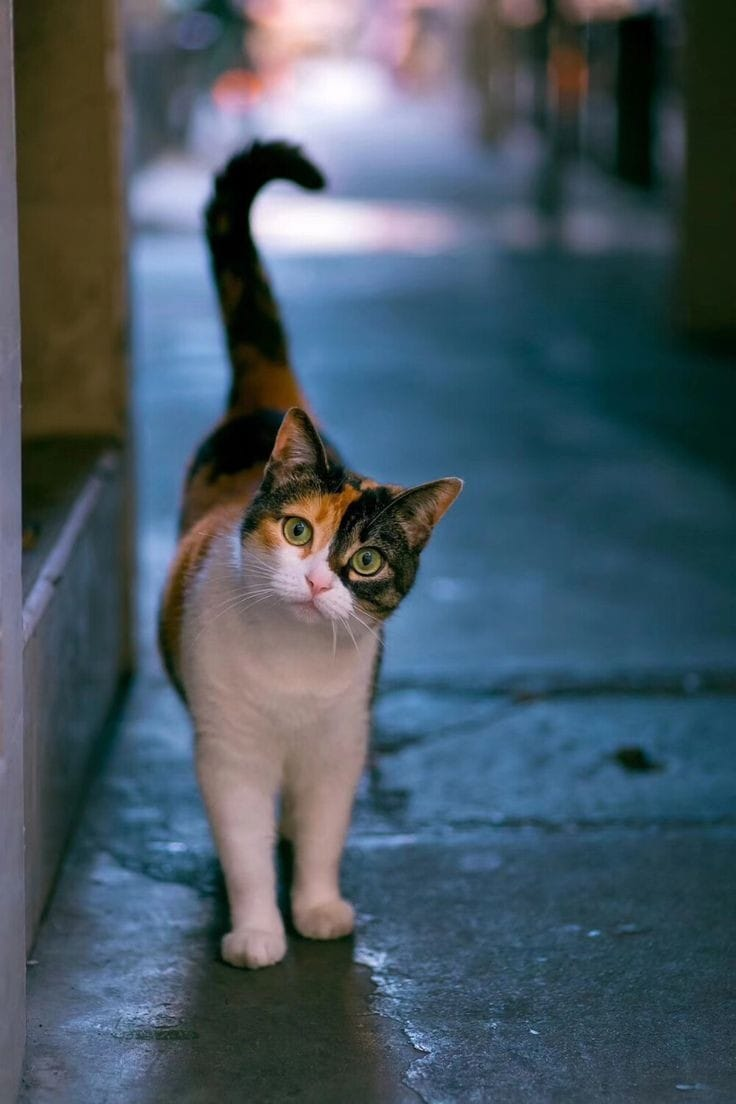
#> input picture Image to Pencil Sketch using Python/cat.jpg, 736 x 1104 px
$ jupyter execute Image_to_Pencil_Sketch_with_Python.ipynb
#> lines starting #> are read from the running program, lines starting #| are printed output that depends on the picture
# LGM Virtual Internship Program

## Task #4 : Image to Pencil Sketch with Python

### Beginner Level project

# Name : Amaan Ali

### First I have imported all the required libraries

[cell 1]
import numpy as np
import cv2
from PIL import Image
from IPython.display import display

### Here I am importing an Image to be converted to a Sketch

[cell 2]
from google.colab import files

# Upload the image file
uploaded = files.upload()
#> the answer given: cat.jpg

[cell 3]
import cv2
from google.colab.patches import cv2_imshow
img  = cv2.imread("cat.jpg")
#> img is the input picture: shape (1104, 736, 3); mean B, G, R 98.9, 87.7, 71.5
img = cv2.resize(img,(640,1334))
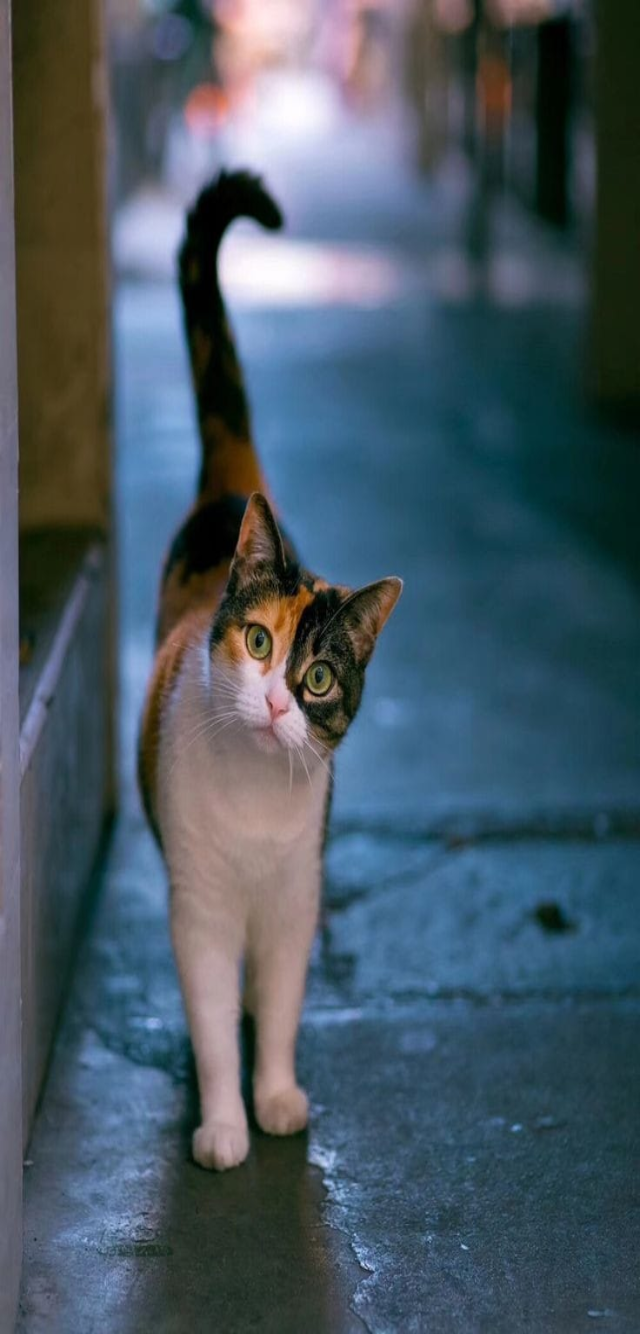
#> img: shape (1334, 640, 3); mean B, G, R 98.8, 87.6, 71.4
rgb_img =  cv2.cvtColor(img, cv2.COLOR_BGR2RGB)
display(Image.fromarray(rgb_img))

### Now I am converting that image to a greyscale

[cell 4]
greyscale_img =  cv2.cvtColor(img, cv2.COLOR_BGR2GRAY)
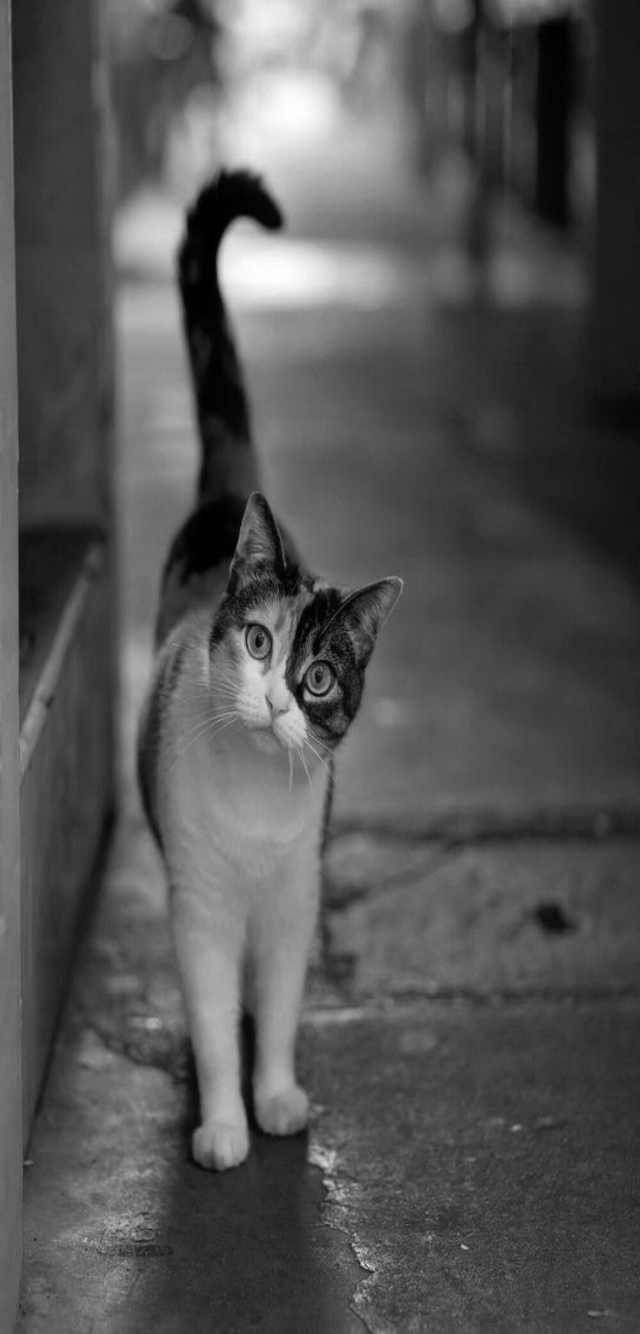
#> greyscale_img: shape (1334, 640); min 0, max 254, mean 84
display(Image.fromarray(greyscale_img))

### Now I am turning that Greyscale into Negative

[cell 5]
neg_img = cv2.bitwise_not(greyscale_img)
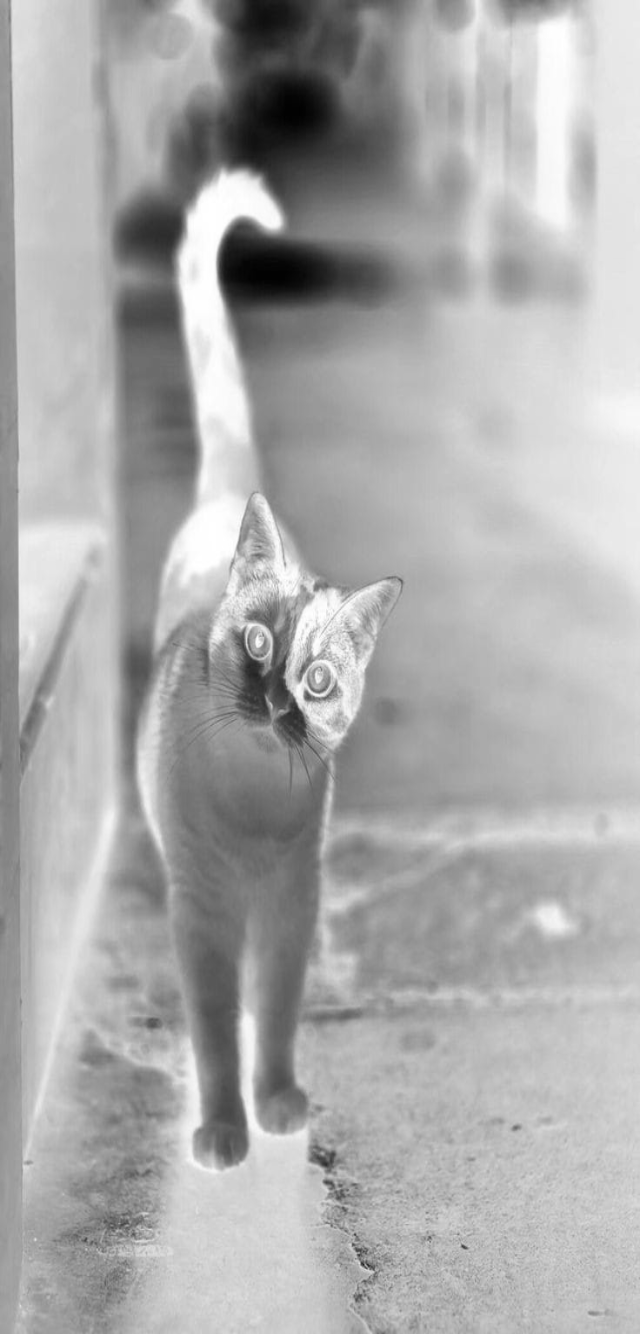
#> neg_img: shape (1334, 640); min 1, max 255, mean 171
display(Image.fromarray(neg_img))

[cell 6]
smooth_img = cv2.GaussianBlur(neg_img, (5,5), 0, 0)
display(Image.fromarray(smooth_img))

### And here I have conevrted the image to a Sketch

[cell 7]
sketch_img = 255 - smooth_img
sketch = cv2.divide(greyscale_img, sketch_img, scale=250.0)
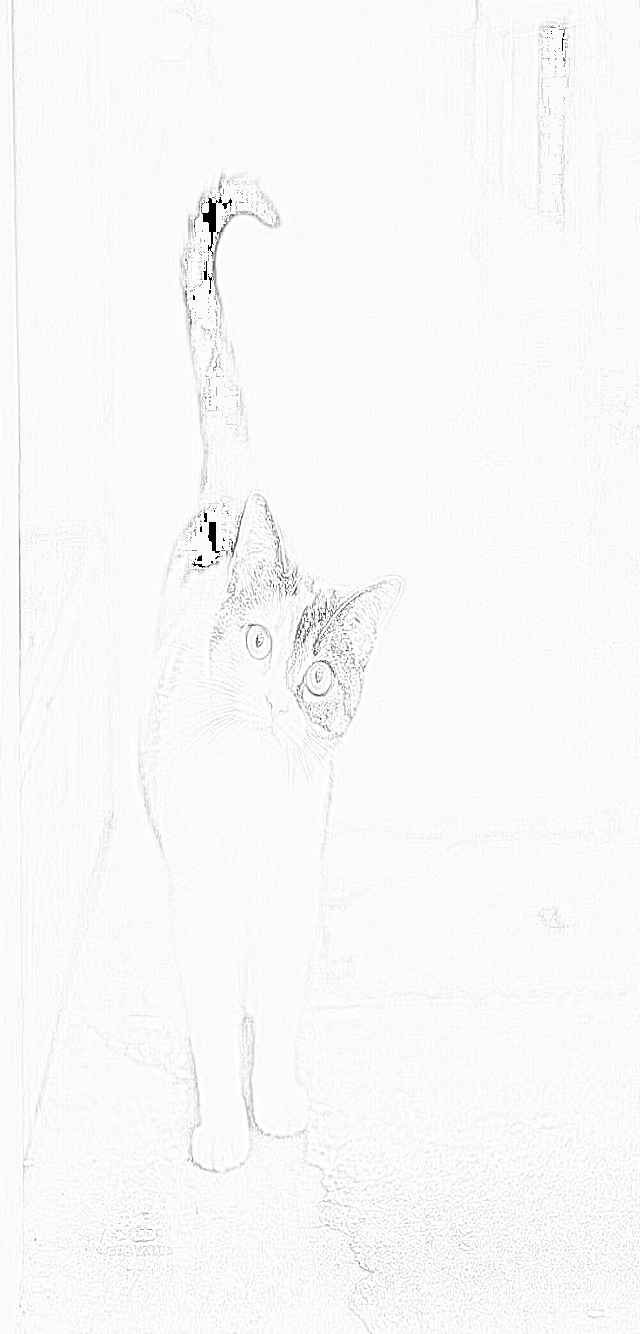
#> sketch: shape (1334, 640); min 0, max 255, mean 248.6
display(Image.fromarray(sketch))
